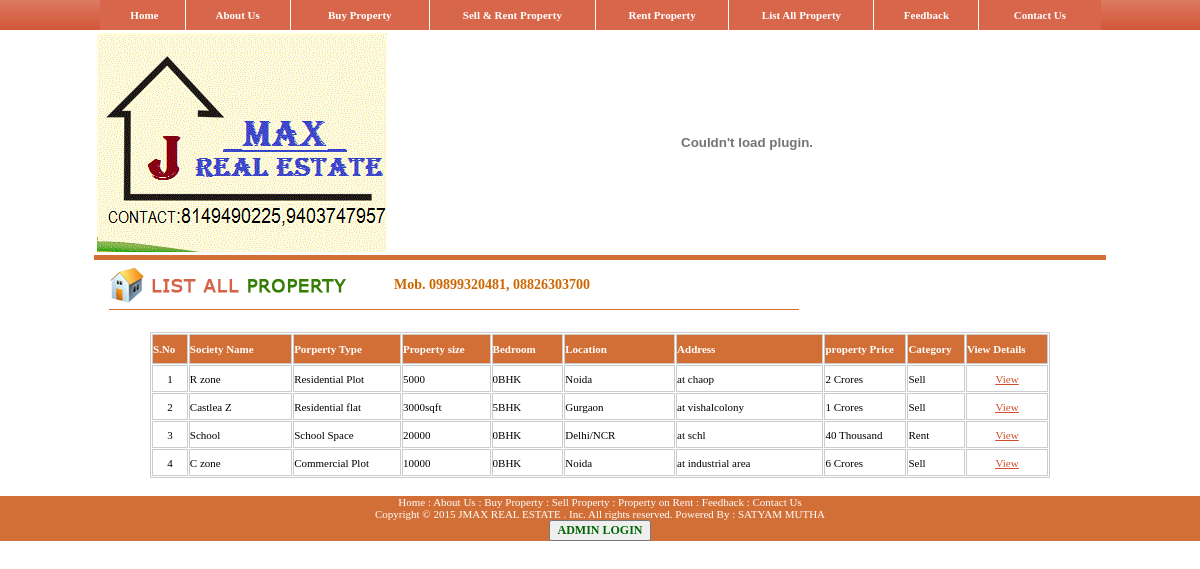
Screenshot of /listproperty.php with the database file from the repository.
### tables this page shows
CREATE TABLE IF NOT EXISTS `addeuro` (
  `id` int(10) NOT NULL AUTO_INCREMENT,
  `FlatsType` varchar(40) DEFAULT NULL,
  `propertytitle` varchar(40) DEFAULT NULL,
  `addres` varchar(50) DEFAULT NULL,
  `FlatsSize` varchar(50) DEFAULT NULL,
  `FlatsLocation` varchar(50) DEFAULT NULL,
  `FlatsCost` double DEFAULT NULL,
  `bedroom` varchar(50) DEFAULT NULL,
  `moneytype` varchar(30) NOT NULL,
  `FlatsFloor` varchar(50) DEFAULT NULL,
  `FlatsImageName` varchar(50) DEFAULT NULL,
  `propertyCat` varchar(50) DEFAULT NULL,
  `state` varchar(50) DEFAULT NULL,
  `city` varchar(50) DEFAULT NULL,
  `pincode` varchar(50) DEFAULT NULL,
  `mobileNo` varchar(35) DEFAULT NULL,
  `emailId` varchar(50) DEFAULT NULL,
  `phoneNo` varchar(50) DEFAULT NULL,
  `Name` varchar(50) DEFAULT NULL,
  `prop_desc` varchar(500) DEFAULT NULL,
  `vedio` mediumtext,
  `enable` varchar(10) DEFAULT NULL,
  `dt_tim` date NOT NULL,
  PRIMARY KEY (`id`)
);

### listproperty.php (the view, shortened to what this page needs)
<?php
if($_POST['Submit'])
	{
$stype=$_POST['stype'];
$slocation= $_POST['slocation'];
$budget1= $_POST['budget1'];
$bedrom=$_POST['bedroom'];
$a=strpos($budget1,"to");
if($a)
{
$pieces= explode("to",$budget1);
$pieces1=$pieces[0];
$pieces2=$pieces[1];
$pieces3=explode(" ",$pieces2);
$b2=$pieces3[1];
$b3=$pieces3[2];
}
else
{
$pieces1=1;
$pieces3=explode(" ",$budget1);
$b2=$pieces3[0];
$b3=$pieces3[1];
}
$query="SELECT COUNT(*) as num FROM addeuro WHERE propertyCat='Sell'";
if($stype && $slocation && $budget1 && $bedrom )
{
  $query.="and (FlatsType  LIKE '$stype' and FlatsLocation  LIKE '$slocation' and bedroom ='$bedrom') and (moneytype='$b3' and FlatsCost  between '$pieces1' and '$b2')";
}
else if($stype && $slocation && $budget1)
{
$query.="and (FlatsType  LIKE '$stype' and FlatsLocation  LIKE '$slocation')and (moneytype='$b3' and FlatsCost  between '$pieces1' and '$b2')";
}
else if($stype && $slocation && $bedrom)
{
 $query.="and (FlatsType  LIKE '$stype' and FlatsLocation  LIKE '$slocation' and bedroom ='$bedrom')";
}
else if($slocation && $budget1 && $bedrom )
{
 $query.="and (FlatsLocation  LIKE '$slocation' and bedroom ='$bedrom') and (moneytype='$b3' and FlatsCost  between '$pieces1' and '$b2')";
}
else if($stype && $budget1)
{
$query.="and (FlatsType  LIKE '$stype' and moneytype='$b3' and FlatsCost  between '$pieces1' and '$b2')";
}
else if($stype && $slocation)
{
 $query.="and (FlatsType  LIKE '$stype' and FlatsLocation  LIKE '$slocation')";
}
else if($stype && $bedrom)
{
  $query.="and (FlatsType  LIKE '$stype' and bedroom ='$bedrom')";
}
else if($slocation && $budget1)
{
 $query.="and (FlatsLocation  LIKE '$slocation' and moneytype='$b3' and FlatsCost  between '$pieces1' and '$b2')";
}
else if($slocation && $bedrom)
{
 $query.="and (FlatsLocation  LIKE '$slocation' and FlatsLocation  LIKE '$slocation')";
}
else if($budget1 && $bedrom)
{
 $query.="and (bedroom='$bedrom' and moneytype='$b3' and FlatsCost  between '$pieces1' and '$b2')";
}
else if($stype && !$slocation && !$budget1 && !$bedrom)
{
 $query.="and FlatsType  LIKE '$stype'";
}
else if(!$stype && $slocation && !$budget1 && !$bedrom)
{
 $query.="and FlatsLocation  LIKE '$slocation'";
}
else if(!$stype && !$slocation && $budget1 && !$bedrom)
{
 $query.="and (moneytype='$b3' and FlatsCost  between '$pieces1' and '$b2')";
}
else if(!$stype && !$slocation && !$budget1 && $bedrom)
{
 $query.="and bedroom='$bedrom'";
}
else if(!$stype && !$slocation && !$budget1 && !$bedrom)
{
 $query;
}
	}
	else
	{
$query = "SELECT COUNT(*) as num FROM addeuro";
}
$total_pages = mysql_fetch_array(mysql_query($query));
 $total_pages = $total_pages[num];
$limit =15;
$page = $_GET['page'];
if($page)
$start = ($page - 1) * $limit;
else
$start = 0;
if($_POST['Submit'])
{
$sql="SELECT * FROM addeuro WHERE propertyCat='Sell'";
if($stype && $slocation && $budget1 && $bedrom )
{
 $sql.="and (FlatsType  LIKE '$stype' and FlatsLocation  LIKE '$slocation' and bedroom ='$bedrom') and (moneytype='$b3' and FlatsCost  between '$pieces1' and '$b2') LIMIT $start, $limit ";
}
else if($stype && $slocation && $budget1)
{
 $sql.="and (FlatsType  LIKE '$stype' and FlatsLocation  LIKE '$slocation')and (moneytype='$b3' and FlatsCost  between '$pieces1' and '$b2') LIMIT $start, $limit ";
}
else if($stype && $slocation && $bedrom)
{
 $sql.="and (FlatsType  LIKE '$stype' and FlatsLocation  LIKE '$slocation' and bedroom ='$bedrom') LIMIT $start, $limit ";
}
else if($slocation && $budget1 && $bedrom )
{
 $sql.="and (FlatsLocation  LIKE '$slocation' and bedroom ='$bedrom') and (moneytype='$b3' and FlatsCost  between '$pieces1' and '$b2') LIMIT $start, $limit";
}
else if($stype && $budget1)
{
$sql.="and (FlatsType  LIKE '$stype' and moneytype='$b3' and FlatsCost  between '$pieces1' and '$b2') LIMIT $start, $limit";
}
else if($stype && $slocation)
{
 $sql.="and (FlatsType  LIKE '$stype' and FlatsLocation  LIKE '$slocation') LIMIT $start, $limit";
}
else if($stype && $bedrom)
{
 $sql.="and (FlatsType  LIKE '$stype' and bedroom ='$bedrom') LIMIT $start, $limit";
}
else if($slocation && $budget1)
{
  $sql.="and (FlatsLocation  LIKE '$slocation' and moneytype='$b3' and FlatsCost  between '$pieces1' and '$b2') LIMIT $start, $limit ";
}
else if($slocation && $bedrom)
{
 $sql.="and (FlatsLocation  LIKE '$slocation' and FlatsLocation  LIKE '$slocation') LIMIT $start, $limit";
}
else if($budget1 && $bedrom)
{
 $sql.="and (bedroom='$bedrom' and moneytype='$b3' and FlatsCost  between '$pieces1' and '$b2') LIMIT $start, $limit";
}
else if($stype && !$slocation && !$budget1 && !$bedrom)
{
 $sql.="and FlatsType  LIKE '$stype' LIMIT $start, $limit";
}
else if(!$stype && $slocation && !$budget1 && !$bedrom)
{
 $sql.="and FlatsLocation  LIKE '$slocation' LIMIT $start, $limit";
}
else if(!$stype && !$slocation && $budget1 && !$bedrom)
{
 $sql.="and (moneytype='$b3' and FlatsCost  between '$pieces1' and '$b2') LIMIT $start, $limit";
}
else if(!$stype && !$slocation && !$budget1 && $bedrom)
{
$sql.="and bedroom='$bedrom' LIMIT $start, $limit";
}
else if(!$stype && !$slocation && !$budget1 && !$bedrom)
{
 $sql."LIMIT $start, $limit";
}
}
else
{
$sql = "SELECT * FROM addeuro  LIMIT $start, $limit";
}
$result = mysql_query($sql);
?>
<!DOCTYPE html PUBLIC "-//W3C//DTD XHTML 1.0 Transitional//EN" "http://www.w3.org/TR/xhtml1/DTD/xhtml1-transitional.dtd">
<html xmlns="http://www.w3.org/1999/xhtml">
<head>
<link href="css/style.css" rel="stylesheet" type="text/css" />
</head>
<body>
<table width="100%" border="0" cellspacing="0" cellpadding="0">
  <tr><table width="100%" border="0" cellspacing="0" cellpadding="0">
  <tr>
    <td height="30" align="center" background="images/bar_bg.gif"><table width="1001" border="0" cellpadding="0" cellspacing="0" bordercolor="#D7664A" bgcolor="#D7664A">
      <tr>
        <td width="2">&nbsp;</td>
        <td width="70" align="center" class="tab"><a href="index.php" class="tab">Home</a></td>
        <td width="90" align="center" class="tab"><a href="about_us.php" class="tab">About Us</a> </td>
        <td width="120" align="center" class="tab"><a href="#" name="link2" class="tab" id="link1" onMouseOver="MM_showMenu(window.mm_menu_0906233956_0,-15,22,null,'link2')" onMouseOut="MM_startTimeout();">Buy Property </a></td>
        <td width="143" align="center" class="tab"><a href="sell_property.php" class="tab">Sell &amp;&nbsp;Rent&nbsp;Property</a> </td>
		<td width="115" align="center" class="tab">
		<a href="#" name="link5" class="tab" id="link3" onMouseOver="MM_showMenu(window.mm_menu_0907000335_0,-15,22,null,'link5')" onMouseOut="MM_startTimeout();">Rent Property</a> </a>		</td>
        <td width="125" align="center" class="tab"><a href="list_all_property.php" name="link4" class="tab" id="link3" onMouseOver="MM_showMenu(window.mm_menu_1021181416_0,-15,22,null,'link4')" onMouseOut="MM_startTimeout();">List All Property</a></td>
        <td width="90" align="center" class="tab"><a href="feedback.php" class="tab">Feedback</a></td>
        <td width="105" align="center" class="tab"><a href="contact_us.php" class="tab">Contact Us</a></td>
      </tr>
</table>
  </tr>
  <tr>
    <td align="center"><table width="1001" border="0" cellspacing="0" cellpadding="0">
      <tr>
        <td><?php  include('header.php')?></td>
        </tr>
      <tr>
        <td height="5" bgcolor="#d26f36"></td>
      </tr>
      <tr>
        <td height="8"></td>
      </tr>
      <tr>
        <td><table width="1001" border="0" cellspacing="0" cellpadding="0">
          <tr>
            <td width="711" valign="top"><table width="1001" border="0" cellspacing="0" cellpadding="0">
              <tr>
                <td align="left"><table width="712" height="46" border="0" cellpadding="0" cellspacing="0" background="images/list_all_property.gif">
                  <tr>
                    <th width="300" scope="row">&nbsp;</th>
                    <td width="412" align="left" valign="middle" class="quastion"><table width="350" border="0" cellspacing="0" cellpadding="0">
                        <tr>
                          <th height="21" align="left" valign="middle" class="quastion" scope="row">Mob. 09899320481, 08826303700</th>
                        </tr>
                        <tr>
                          <th height="12" scope="row"></th>
                        </tr>
                    </table></td>
                  </tr>
                </table></td>
              </tr>
              <tr>
                <td>&nbsp;</td>
              </tr>
            </table></td>
            </tr>
        </table></td>
      </tr>
      <tr>
        <td align="center"><table width="900" border="1" cellpadding="0" cellspacing="1"  bordercolor="#CCCCCC">
                            <tr bgcolor="#0066CC">
                              <td width="37" height="28" bgcolor="#D26F36" class="tab">S.No</td>
							   <td width="120" bgcolor="#D26F36" class="tab">Society Name </td>
                              <td width="120" bgcolor="#D26F36" class="tab">Porperty Type </td>
                              <td width="99" bgcolor="#D26F36" class="tab">Property size</td>
                              <td width="77" bgcolor="#D26F36" class="tab">Bedroom</td>
                              <td width="125" bgcolor="#D26F36" class="tab">Location</td>
							  <td width="170" bgcolor="#D26F36" class="tab">Address</td>
                              <td width="90" bgcolor="#D26F36" class="tab">property Price</td>
                              <td width="59" bgcolor="#D26F36" class="tab">Category</td>
                              <td width="93" bgcolor="#D26F36" class="tab">View Details</td>
                            </tr>
                            <?php
				if($total_pages>0)
				{
					 $i=1;
				while($row = mysql_fetch_array($result))
				{
				?>
                            <tr class="current">
                              <td align="center" class="text"><?php echo $i;?></td>
							    <td align="left" class="text"><?php echo $row['propertytitle'];?></td>
                              <td align="left" class="text"><?php echo $row['FlatsType'];?></td>
                              <td align="justify" class="text"><?php echo $row['FlatsSize'];?> </td>
                              <td align="justify" class="text"><?php echo $row['bedroom']."BHK";?> </td>
                              <td align="justify" class="text"><?php echo $row['FlatsLocation']; ?></td>
							   <td align="justify" class="text"><?php echo $row['addres']; ?></td>
                              <td align="justify" class="text"><?php echo $row['FlatsCost']." ".$row['moneytype'];?></td>
                              <td align="justify" class="text"><?php echo $row['propertyCat'];?></td>
                              <td height="25" align="center" class="more"><a href="project_details.php?Id=<?php print $row[id]; ?>"class="more">View</a></td>
                            </tr>
                            <?php $i++;} }?>
          </table></td>
      </tr>
      <tr>
        <td align="center">&nbsp;</td>
      </tr>
    </table></td>
  </tr>
  <tr>
    <td height="38" align="center" bgcolor="#d26f36"><?php  include('footer.php')?></td>
  </tr>
</table>
</body>
</html>

### css/style.css (style rules this page uses)
.tab { font-family: Verdana; font-size: 11px; font-style: normal; line-height: normal; font-weight: bold; color: #FFFFFF; text-decoration: none; }
.text { font-family: Verdana; font-size: 11px; font-style: normal; line-height: normal; font-weight: normal; color: #000000; text-decoration: none; }
.more { font-family: Verdana; font-size: 11px; font-style: normal; line-height: normal; font-weight: normal; color: #d14d2d; text-decoration: underline; }
.quastion { font-family: Verdana; font-size: 14px; font-style: normal; line-height: normal; font-weight: bold; color: #CC6600; text-decoration: blink; }

### rows the page displays
addeuro: propertytitle "R zone", FlatsType "Residential Plot", FlatsSize "5000", bedroom "0", FlatsLocation "Noida", addres "at chaop", FlatsCost "2", moneytype "Crores", propertyCat "Sell"
addeuro: propertytitle "Castlea Z", FlatsType "Residential flat", FlatsSize "3000sqft", bedroom "5", FlatsLocation "Gurgaon", addres "at vishalcolony", FlatsCost "1", moneytype "Crores", propertyCat "Sell"
addeuro: propertytitle "School", FlatsType "School Space", FlatsSize "20000", bedroom "0", FlatsLocation "Delhi/NCR", addres "at schl", FlatsCost "40", moneytype "Thousand", propertyCat "Rent"
addeuro: propertytitle "C zone", FlatsType "Commercial Plot", FlatsSize "10000", bedroom "0", FlatsLocation "Noida", addres "at industrial area", FlatsCost "6", moneytype "Crores", propertyCat "Sell"
